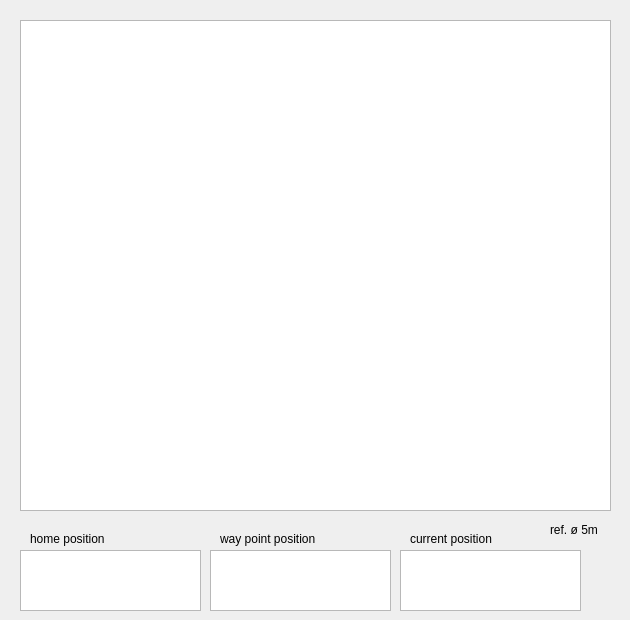
       <widget class="QWidget" name="gpsPage">
        <attribute name="title">
         <string>gps</string>
        </attribute>
        <widget class="PlotWidget" name="graphicsView_gps">
         <property name="geometry">
          <rect>
           <x>20</x>
           <y>20</y>
           <width>591</width>
           <height>491</height>
          </rect>
         </property>
        </widget>
        <widget class="QLabel" name="gps_label_reference_radius">
         <property name="geometry">
          <rect>
           <x>550</x>
           <y>520</y>
           <width>71</width>
           <height>20</height>
          </rect>
         </property>
         <property name="text">
          <string>ref. ø 5m</string>
         </property>
        </widget>
        <widget class="QTextBrowser" name="gps_position_home_TextBrowser">
         <property name="geometry">
          <rect>
           <x>20</x>
           <y>550</y>
           <width>181</width>
           <height>61</height>
          </rect>
         </property>
        </widget>
        <widget class="QTextBrowser" name="gps_position_way_point_TextBrowser">
         <property name="geometry">
          <rect>
           <x>210</x>
           <y>550</y>
           <width>181</width>
           <height>61</height>
          </rect>
         </property>
        </widget>
        <widget class="QLabel" name="gps_position_home_label">
         <property name="geometry">
          <rect>
           <x>30</x>
           <y>530</y>
           <width>131</width>
           <height>17</height>
          </rect>
         </property>
         <property name="text">
          <string>home position</string>
         </property>
        </widget>
        <widget class="QLabel" name="gps_position_way_point_label">
         <property name="geometry">
          <rect>
           <x>220</x>
           <y>530</y>
           <width>141</width>
           <height>17</height>
          </rect>
         </property>
         <property name="text">
          <string>way point position</string>
         </property>
        </widget>
        <widget class="QTextBrowser" name="gps_position_current_TextBrowser">
         <property name="geometry">
          <rect>
           <x>400</x>
           <y>550</y>
           <width>181</width>
           <height>61</height>
          </rect>
         </property>
        </widget>
        <widget class="QLabel" name="gps_position_current_label">
         <property name="geometry">
          <rect>
           <x>410</x>
           <y>530</y>
           <width>141</width>
           <height>17</height>
          </rect>
         </property>
         <property name="text">
          <string>current position</string>
         </property>
        </widget>
        <zorder>graphicsView_gps</zorder>
        <zorder>gps_label_reference_radius</zorder>
        <zorder>gps_position_home_TextBrowser</zorder>
        <zorder>gps_position_way_point_TextBrowser</zorder>
        <zorder>gps_position_home_label</zorder>
        <zorder>gps_position_way_point_label</zorder>
        <zorder>gps_position_current_TextBrowser</zorder>
        <zorder>gps_position_current_label</zorder>
        <zorder>right_tabs</zorder>
        <zorder>right_tabs</zorder>
        <zorder>right_tabs</zorder>
       </widget>
